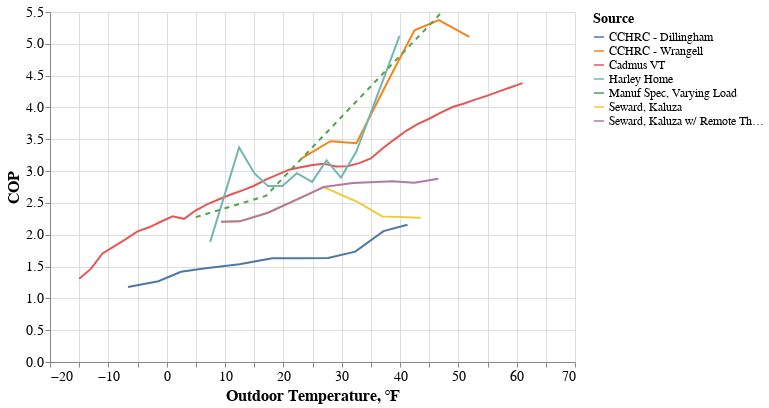

Notebook code for this chart:
### Code cell
line1 = alt.Chart(df.query('field_study == True')).mark_line().encode(
    x = 'temperature',
    y = 'cop',
    color = 'source:N',
    #opacity = 'Selected:N',
)
line2 = alt.Chart(df.query('field_study == False')).mark_line(strokeDash=[5,5]).encode(
    x = alt.X('temperature', axis=alt.Axis(title='Outdoor Temperature, ℉')),
    y = alt.Y('cop', axis=alt.Axis(title='COP')),
    color = alt.Color('source:N', legend=alt.Legend(title="Source")),
    #opacity = 'Selected:N',
)
line1 + line2

### Figure 1 — Vega-Lite specification as saved in the notebook (floating-point values rounded to 4 significant figures)
{"$schema": "https://vega.github.io/schema/vega-lite/v2.6.0.json", "config": {"axis": {"labelFontSize": 14, "titleFontSize": 16}, "legend": {"labelFontSize": 12, "titleFontSize": 14}, "view": {"height": 350, "width": 525}}, "datasets": {"data-33487e27f12f706dbb00db27b985f2af": [{"cop": 2.203, "field_study": true, "hspf": 13.4, "source": "Seward, Kaluza", "temperature": 9.323}, {"cop": 2.21, "field_study": true, "hspf": 13.4, "source": "Seward, Kaluza", "temperature": 12.53}, {"cop": 2.346, "field_study": true, "hspf": 13.4, "source": "Seward, Kaluza", "temperature": 17.36}, {"cop": 2.618, "field_study": true, "hspf": 13.4, "source": "Seward, Kaluza", "temperature": 23.87}, {"cop": 2.749, "field_study": true, "hspf": 13.4, "source": "Seward, Kaluza", "temperature": 26.89}, {"cop": 2.509, "field_study": true, "hspf": 13.4, "source": "Seward, Kaluza", "temperature": 32.87}, {"cop": 2.288, "field_study": true, "hspf": 13.4, "source": "Seward, Kaluza", "temperature": 36.89}, {"cop": 2.267, "field_study": true, "hspf": 13.4, "source": "Seward, Kaluza", "temperature": 43.56}, {"cop": 2.203, "field_study": true, "hspf": 13.4, "source": "Seward, Kaluza w/ Remote Therm", "temperature": 9.323}, {"cop": 2.21, "field_study": true, "hspf": 13.4, "source": "Seward, Kaluza w/ Remote Therm", "temperature": 12.53}, {"cop": 2.346, "field_study": true, "hspf": 13.4, "source": "Seward, Kaluza w/ Remote Therm", "temperature": 17.36}, {"cop": 2.618, "field_study": true, "hspf": 13.4, "source": "Seward, Kaluza w/ Remote Therm", "temperature": 23.87}, {"cop": 2.749, "field_study": true, "hspf": 13.4, "source": "Seward, Kaluza w/ Remote Therm", "temperature": 26.89}, {"cop": 2.814, "field_study": true, "hspf": 13.4, "source": "Seward, Kaluza w/ Remote Therm", "temperature": 31.96}, {"cop": 2.842, "field_study": true, "hspf": 13.4, "source": "Seward, Kaluza w/ Remote Therm", "temperature": 38.68}, {"cop": 2.815, "field_study": true, "hspf": 13.4, "source": "Seward, Kaluza w/ Remote Therm", "temperature": 42.48}, {"cop": 2.88, "field_study": true, "hspf": 13.4, "source": "Seward, Kaluza w/ Remote Therm", "temperature": 46.56}, {"cop": 1.178, "field_study": true, "hspf": 10, "source": "CCHRC - Dillingham", "temperature": -6.629}, {"cop": 1.269, "field_study": true, "hspf": 10, "source": "CCHRC - Dillingham", "temperature": -1.409}, {"cop": 1.417, "field_study": true, "hspf": 10, "source": "CCHRC - Dillingham", "temperature": 2.452}, {"cop": 1.474, "field_study": true, "hspf": 10, "source": "CCHRC - Dillingham", "temperature": 6.692}, {"cop": 1.537, "field_study": true, "hspf": 10, "source": "CCHRC - Dillingham", "temperature": 12.47}, {"cop": 1.629, "field_study": true, "hspf": 10, "source": "CCHRC - Dillingham", "temperature": 18.11}, {"cop": 1.632, "field_study": true, "hspf": 10, "source": "CCHRC - Dillingham", "temperature": 22.84}, {"cop": 1.636, "field_study": true, "hspf": 10, "source": "CCHRC - Dillingham", "temperature": 27.68}, {"cop": 1.735, "field_study": true, "hspf": 10, "source": "CCHRC - Dillingham", "temperature": 32.33}, {"cop": 2.057, "field_study": true, "hspf": 10, "source": "CCHRC - Dillingham", "temperature": 37.18}, {"cop": 2.157, "field_study": true, "hspf": 10, "source": "CCHRC - Dillingham", "temperature": 41.28}, {"cop": 3.19, "field_study": true, "hspf": 12, "source": "CCHRC - Wrangell", "temperature": 23.01}, {"cop": 3.469, "field_study": true, "hspf": 12, "source": "CCHRC - Wrangell", "temperature": 28.07}, {"cop": 3.437, "field_study": true, "hspf": 12, "source": "CCHRC - Wrangell", "temperature": 32.52}, {"cop": 4.405, "field_study": true, "hspf": 12, "source": "CCHRC - Wrangell", "temperature": 37.88}, {"cop": 5.213, "field_study": true, "hspf": 12, "source": "CCHRC - Wrangell", "temperature": 42.49}, {"cop": 5.372, "field_study": true, "hspf": 12, "source": "CCHRC - Wrangell", "temperature": 46.66}, {"cop": 5.107, "field_study": true, "hspf": 12, "source": "CCHRC - Wrangell", "temperature": 51.88}, {"cop": 1.307, "field_study": true, "hspf": 11.91, "source": "Cadmus VT", "temperature": -15}, {"cop": 1.463, "field_study": true, "hspf": 11.91, "source": "Cadmus VT", "temperature": -13}, {"cop": 1.706, "field_study": true, "hspf": 11.91, "source": "Cadmus VT", "temperature": -11}, {"cop": 1.817, "field_study": true, "hspf": 11.91, "source": "Cadmus VT", "temperature": -9}, {"cop": 1.93, "field_study": true, "hspf": 11.91, "source": "Cadmus VT", "temperature": -7}, {"cop": 2.052, "field_study": true, "hspf": 11.91, "source": "Cadmus VT", "temperature": -5}, {"cop": 2.117, "field_study": true, "hspf": 11.91, "source": "Cadmus VT", "temperature": -3}, {"cop": 2.204, "field_study": true, "hspf": 11.91, "source": "Cadmus VT", "temperature": -1}, {"cop": 2.289, "field_study": true, "hspf": 11.91, "source": "Cadmus VT", "temperature": 1}, {"cop": 2.25, "field_study": true, "hspf": 11.91, "source": "Cadmus VT", "temperature": 3}, {"cop": 2.384, "field_study": true, "hspf": 11.91, "source": "Cadmus VT", "temperature": 5}, {"cop": 2.48, "field_study": true, "hspf": 11.91, "source": "Cadmus VT", "temperature": 7}, {"cop": 2.558, "field_study": true, "hspf": 11.91, "source": "Cadmus VT", "temperature": 9}, {"cop": 2.632, "field_study": true, "hspf": 11.91, "source": "Cadmus VT", "temperature": 11}, {"cop": 2.697, "field_study": true, "hspf": 11.91, "source": "Cadmus VT", "temperature": 13}, {"cop": 2.77, "field_study": true, "hspf": 11.91, "source": "Cadmus VT", "temperature": 15}, {"cop": 2.866, "field_study": true, "hspf": 11.91, "source": "Cadmus VT", "temperature": 17}, {"cop": 2.944, "field_study": true, "hspf": 11.91, "source": "Cadmus VT", "temperature": 19}, {"cop": 3.022, "field_study": true, "hspf": 11.91, "source": "Cadmus VT", "temperature": 21}, {"cop": 3.059, "field_study": true, "hspf": 11.91, "source": "Cadmus VT", "temperature": 23}, {"cop": 3.094, "field_study": true, "hspf": 11.91, "source": "Cadmus VT", "temperature": 25}, {"cop": 3.114, "field_study": true, "hspf": 11.91, "source": "Cadmus VT", "temperature": 27}, {"cop": 3.074, "field_study": true, "hspf": 11.91, "source": "Cadmus VT", "temperature": 29}, {"cop": 3.076, "field_study": true, "hspf": 11.91, "source": "Cadmus VT", "temperature": 31}, {"cop": 3.125, "field_study": true, "hspf": 11.91, "source": "Cadmus VT", "temperature": 33}, {"cop": 3.198, "field_study": true, "hspf": 11.91, "source": "Cadmus VT", "temperature": 35}, {"cop": 3.355, "field_study": true, "hspf": 11.91, "source": "Cadmus VT", "temperature": 37}, {"cop": 3.495, "field_study": true, "hspf": 11.91, "source": "Cadmus VT", "temperature": 39}, {"cop": 3.629, "field_study": true, "hspf": 11.91, "source": "Cadmus VT", "temperature": 41}, {"cop": 3.737, "field_study": true, "hspf": 11.91, "source": "Cadmus VT", "temperature": 43}, {"cop": 3.823, "field_study": true, "hspf": 11.91, "source": "Cadmus VT", "temperature": 45}, {"cop": 3.919, "field_study": true, "hspf": 11.91, "source": "Cadmus VT", "temperature": 47}, {"cop": 4.007, "field_study": true, "hspf": 11.91, "source": "Cadmus VT", "temperature": 49}, {"cop": 4.063, "field_study": true, "hspf": 11.91, "source": "Cadmus VT", "temperature": 51}, {"cop": 4.127, "field_study": true, "hspf": 11.91, "source": "Cadmus VT", "temperature": 53}, {"cop": 4.185, "field_study": true, "hspf": 11.91, "source": "Cadmus VT", "temperature": 55}, {"cop": 4.253, "field_study": true, "hspf": 11.91, "source": "Cadmus VT", "temperature": 57}, {"cop": 4.318, "field_study": true, "hspf": 11.91, "source": "Cadmus VT", "temperature": 59}, {"cop": 4.382, "field_study": true, "hspf": 11.91, "source": "Cadmus VT", "temperature": 61}, {"cop": 1.888, "field_study": true, "hspf": 11.91, "source": "Harley Home", "temperature": 7.466}, {"cop": 3.371, "field_study": true, "hspf": 11.91, "source": "Harley Home", "temperature": 12.42}, {"cop": 2.966, "field_study": true, "hspf": 11.91, "source": "Harley Home", "temperature": 15.03}, {"cop": 2.764, "field_study": true, "hspf": 11.91, "source": "Harley Home", "temperature": 17.37}, {"cop": 2.764, "field_study": true, "hspf": 11.91, "source": "Harley Home", "temperature": 19.84}, {"cop": 2.966, "field_study": true, "hspf": 11.91, "source": "Harley Home", "temperature": 22.32}, {"cop": 2.831, "field_study": true, "hspf": 11.91, "source": "Harley Home", "temperature": 24.93}, {"cop": 3.169, "field_study": true, "hspf": 11.91, "source": "Harley Home", "temperature": 27.41}, {"cop": 2.899, "field_study": true, "hspf": 11.91, "source": "Harley Home", "temperature": 29.88}, {"cop": 3.303, "field_study": true, "hspf": 11.91, "source": "Harley Home", "temperature": 32.5}, {"cop": 3.91, "field_study": true, "hspf": 11.91, "source": "Harley Home", "temperature": 34.97}, {"cop": 4.517, "field_study": true, "hspf": 11.91, "source": "Harley Home", "temperature": 37.45}, {"cop": 5.124, "field_study": true, "hspf": 11.91, "source": "Harley Home", "temperature": 39.92}], "data-a3e6e4a72c701d963423593c2be48d4b": [{"cop": 2.277, "field_study": false, "hspf": null, "source": "Manuf Spec, Varying Load", "temperature": 5}, {"cop": 2.61, "field_study": false, "hspf": null, "source": "Manuf Spec, Varying Load", "temperature": 17}, {"cop": 5.481, "field_study": false, "hspf": null, "source": "Manuf Spec, Varying Load", "temperature": 47}]}, "layer": [{"data": {"name": "data-33487e27f12f706dbb00db27b985f2af"}, "encoding": {"color": {"field": "source", "type": "nominal"}, "x": {"field": "temperature", "type": "quantitative"}, "y": {"field": "cop", "type": "quantitative"}}, "mark": "line"}, {"data": {"name": "data-a3e6e4a72c701d963423593c2be48d4b"}, "encoding": {"color": {"field": "source", "legend": {"title": "Source"}, "type": "nominal"}, "x": {"axis": {"title": "Outdoor Temperature, ℉"}, "field": "temperature", "type": "quantitative"}, "y": {"axis": {"title": "COP"}, "field": "cop", "type": "quantitative"}}, "mark": {"strokeDash": [5, 5], "type": "line"}}]}
